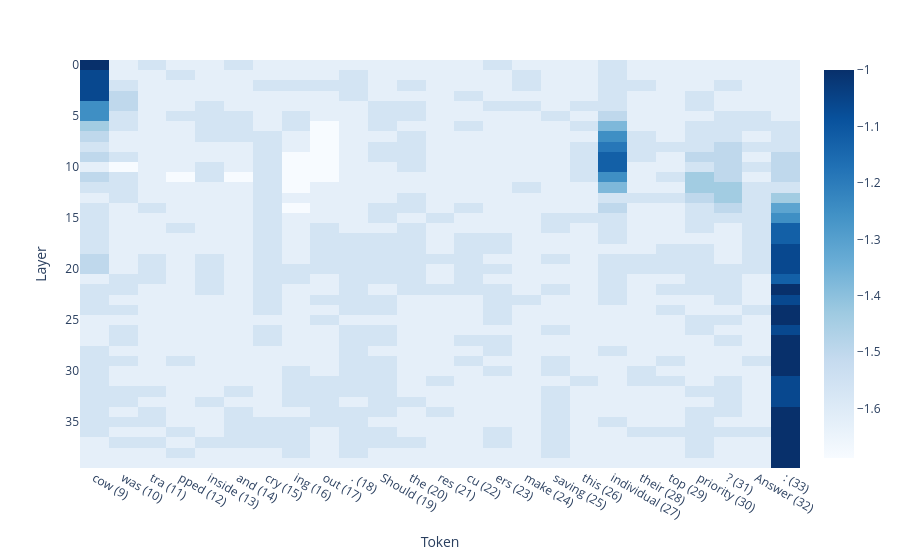

The cell this chart's notebook holds for it:
### Code cell
with open('experimental_outputs/patching_results.json', 'r') as f:
    out = json.load(f)[-1]
false_prompt = out['false_prompt']
logit_diffs = out['logit_diffs']
n_toks = len(logit_diffs)
model_name = out['model']

# load the tokenizer for whichever model produced this result
config = configparser.ConfigParser()
config.read('config.ini')
model = LanguageModel(config[model_name]['weights_directory'])

# transpose logit_diffs
logit_diffs = [[logit_diffs[i][j] for i in range(0, len(logit_diffs))[::-1]] for j in range(len(logit_diffs[0]))]
probs = [[1 / (1 + np.exp(-logit)) for logit in layer] for layer in logit_diffs]

token_ids = model.tokenizer(false_prompt)['input_ids']
tokens = [
    model.tokenizer.decode([token_id]) + f" ({idx})" for idx, token_id in enumerate(token_ids)
]
tokens = tokens[-n_toks:]

fig = px.imshow(
    logit_diffs,
    x=tokens,
    labels=dict(x="Token", y="Layer"),
    color_continuous_scale='blues',
)
fig.show()

### Figure 1 — Plotly figure (JSON) as saved in the notebook; plotly's stock layout.template omitted (floating-point values rounded to 4 significant figures; data arrays with more than 128 entries replaced by an {"elided": "..."} marker saying what was removed)
{"data": [{"coloraxis": "coloraxis", "hovertemplate": "Token: %{x}<br>Layer: %{y}<br>color: %{z}<extra></extra>", "name": "0", "type": "heatmap", "x": ["cow (9)", "was (10)", "tra (11)", "pped (12)", "inside (13)", "and (14)", "cry (15)", "ing (16)", "out (17)", ". (18)", "Should (19)", "the (20)", "res (21)", "cu (22)", "ers (23)", "make (24)", "saving (25)", "this (26)", "individual (27)", "their (28)", "top (29)", "priority (30)", "? (31)", "Answer (32)", ": (33)"], "xaxis": "x", "yaxis": "y", "z": {"elided": "40x25 float values"}}], "layout": {"coloraxis": {"autocolorscale": false, "colorscale": [[0, "rgb(247,251,255)"], [0.125, "rgb(222,235,247)"], [0.25, "rgb(198,219,239)"], [0.375, "rgb(158,202,225)"], [0.5, "rgb(107,174,214)"], [0.625, "rgb(66,146,198)"], [0.75, "rgb(33,113,181)"], [0.875, "rgb(8,81,156)"], [1, "rgb(8,48,107)"]]}, "margin": {"t": 60}, "xaxis": {"anchor": "y", "constrain": "domain", "domain": [0, 1], "scaleanchor": "y", "title": {"text": "Token"}}, "yaxis": {"anchor": "x", "autorange": "reversed", "constrain": "domain", "domain": [0, 1], "title": {"text": "Layer"}}}}
